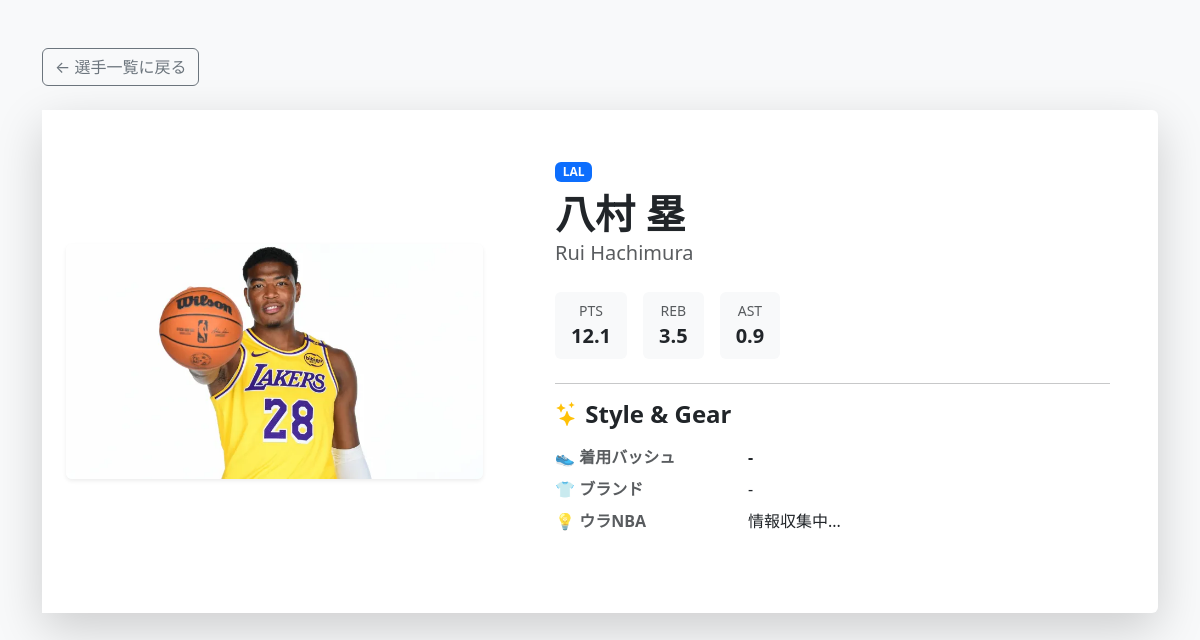
/player/1/, run on an earlier commit of the app's database.
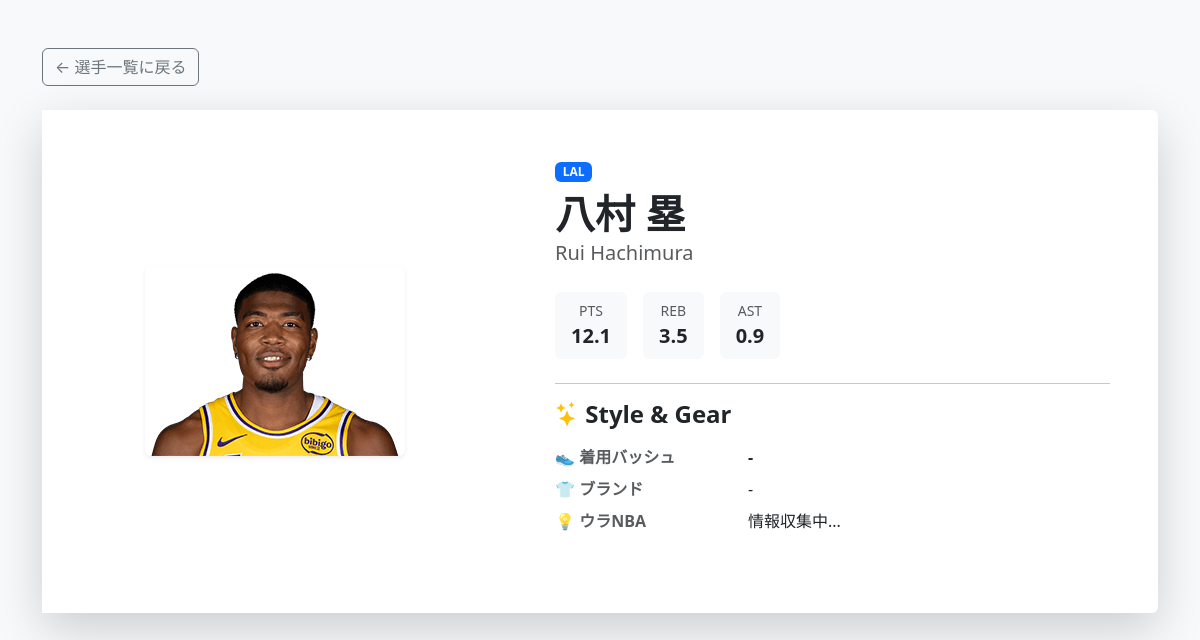
And on a later commit of the database.
### players/models.py (models this page shows, shortened)
class Player(models.Model):
    name_en = models.CharField("英語名", max_length=100) # API連携に必須
    name_jp = models.CharField("日本語名", max_length=100)
    team = models.ForeignKey(Team, on_delete=models.CASCADE, verbose_name="所属チーム")
    image = models.ImageField("選手画像", upload_to='player_images/', blank=True, null=True)
    ppg = models.FloatField("平均得点", default=0.0)
    rpg = models.FloatField("平均リバウンド", default=0.0)
    apg = models.FloatField("平均アシスト", default=0.0)
    shoe_model = models.CharField("着用バッシュ", max_length=100, blank=True, null=True)
    fashion_brands = models.TextField("よく着ているブランド", blank=True, null=True)
    instagram = models.URLField("Instagram URL", blank=True, null=True)
    youtube = models.URLField("YouTube URL", blank=True, null=True)
    podcast = models.URLField("ポッドキャスト URL", blank=True, null=True)
    ura_nba = models.TextField("ウラNBA（豆知識）", blank=True, null=True)

class Team(models.Model):
    name = models.CharField(max_length=100)
    color_primary = models.CharField(max_length=7, default='#333333')   # メインカラー
    color_secondary = models.CharField(max_length=7, default='#888888') # サブカラー
    def __str__(self):
        return self.name

### players/views.py (the view)
# urls.py: path('player/<int:pk>/', views.player_detail, name='player_detail'),
def player_detail(request, pk):
    player = get_object_or_404(Player, pk=pk)
    return render(request, 'players/player_detail.html', {'player': player})

### players/templates/players/player_detail.html (shortened to what this page needs)
<!DOCTYPE html>
<html lang="ja">
<head>
    <link href="https://cdn.jsdelivr.net/npm/bootstrap@5.3.0/dist/css/bootstrap.min.css" rel="stylesheet">
    <link rel="stylesheet" href="https://cdn.jsdelivr.net/npm/bootstrap-icons@1.10.5/font/bootstrap-icons.css">
</head>
<body class="bg-light">
    <div class="container py-5">
        <a href="{% url 'player_list' %}" class="btn btn-outline-secondary mb-4">&larr; 選手一覧に戻る</a>
        <div class="card shadow-lg border-0">
            <div class="row g-0">
                <div class="col-md-5 bg-white d-flex align-items-center justify-content-center p-4">
                    {% if player.image %}
                        <img src="{{ player.image.url }}" alt="{{ player.name_jp }}" class="img-fluid rounded shadow-sm" style="max-height: 500px; width: auto;">
                    {% else %}
                        <span class="text-muted display-1">🏀</span>
                    {% endif %}
                </div>
                <div class="col-md-7">
                    <div class="card-body p-4 p-lg-5">
                        <span class="badge bg-primary mb-2">{{ player.team }}</span>
                        <h1 class="fw-bold mb-0">{{ player.name_jp }}</h1>
                        <p class="text-muted fs-5 mb-4">{{ player.name_en }}</p>
                        <div class="d-flex gap-3 mb-4 text-center">
                            <div class="bg-light px-3 py-2 rounded">
                                <small class="text-muted d-block">PTS</small>
                                <span class="fw-bold fs-5">{{ player.ppg }}</span>
                            </div>
                            <div class="bg-light px-3 py-2 rounded">
                                <small class="text-muted d-block">REB</small>
                                <span class="fw-bold fs-5">{{ player.rpg }}</span>
                            </div>
                            <div class="bg-light px-3 py-2 rounded">
                                <small class="text-muted d-block">AST</small>
                                <span class="fw-bold fs-5">{{ player.apg }}</span>
                            </div>
                        </div>
                        <hr>
                        <div class="mb-4">
                            <h4 class="fw-bold mb-3"><i class="bi bi-stars text-warning"></i> Style & Gear</h4>
                            <dl class="row">
                                <dt class="col-sm-4 text-muted">👟 着用バッシュ</dt>
                                <dd class="col-sm-8 fw-bold">{{ player.shoe_model|default:"-" }}</dd>
                                <dt class="col-sm-4 text-muted">👕 ブランド</dt>
                                <dd class="col-sm-8">{{ player.fashion_brands|default:"-" }}</dd>
                                <dt class="col-sm-4 text-muted">💡 ウラNBA</dt>
                                <dd class="col-sm-8">{{ player.ura_nba|default:"情報収集中..."|linebreaksbr }}</dd>
                            </dl>
                        </div>
                    </div>
                </div>
            </div>
    </div>
</body>
</html>

What changed in the data, as far as the page shows it:
changed Player "八村 塁": image: a different picture
